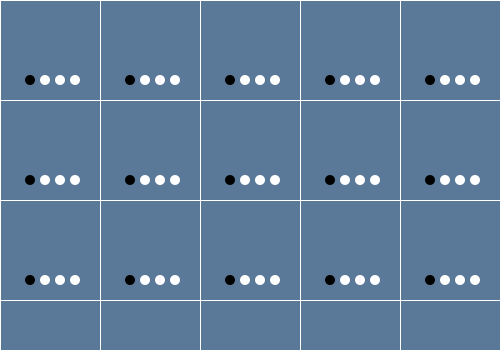
Frame 1 (no input)
Frame 60 (the mouse pressed at the canvas centre just before this capture): identical to frame 1, image omitted
Frame 120 (the mouse held since frame 60 and released just before this capture): identical to frame 1, image omitted

The Processing sketch that drew this single still picture (run headless with seeded random() and noise(); from frame 60 on, the mouse is pressed at the canvas centre):

// Processing sketch: Brain_binary
// ── Brain_binary.pde
Bincell[] Cells = new Bincell[20];
void setup() {
  size(500, 350);
  color c = (color)random(#000000);
  for (int x=0;x<5;x++) {
    for (int y=0;y<4;y++) {
      int i = x+y*5;
      Cells[i] = new Bincell(x*100,y*100,c);
    }
  }
}

void draw() {
  background(-1);
  for (int i=0;i<Cells.length;i++) {
    Cells[i].display();
    Cells[i].update(0);
  }
}

class Bincell {
  int x, y, sel;
  color c;
  Bincell(int x, int y, color c) {
    this.x = x;
    this.y = y;
    this.c = c;
  }

  void display() {
    fill(c);
    stroke(-1);
    rect(x, y, 100, 100);
    pushMatrix();
    translate(x+30, y-20);
    for (int i=0;i<4;i++) {
      if (sel==i)fill(0);
      else fill(-1);
      noStroke();
      ellipse(i*15, 100, 10, 10);
    }
    popMatrix();
  }

  void update(int sel) {
    this.sel = sel;
  }
}
